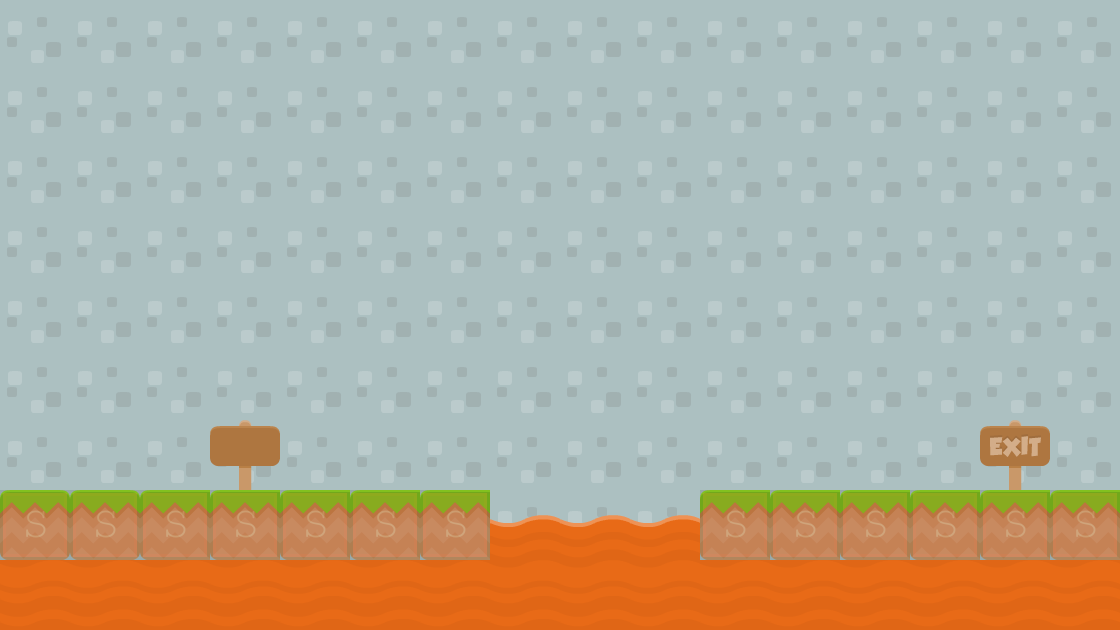

Tiled map render using the project's own tile images. Description and the map definition, with tile-layer contents summarised, below:
An orthogonal 16x9 tile map with 70x70 px tiles, 4 tile layers (Background1, foreground1, foreground2, collision), 2 tilesets.

<map version="1.0" orientation="orthogonal" width="16" height="9" tilewidth="70" tileheight="70">
 <tileset firstgid="1" name="background-tiles" tilewidth="70" tileheight="70">
  <image source="../img/background-tiles.png" width="910" height="910" />
 </tileset>
 <tileset firstgid="170" name="meta-tiles" tilewidth="70" tileheight="70">
  <image source="../img/meta-tiles.png" width="350" height="70" />
  <tile id="4">
   <properties>
    <property name="type" value="solid" />
   </properties>
  </tile>
 </tileset>
 <layer name="Background1" width="16" height="9">
  <data>[144 cells, 144 non-empty, 1 distinct tile ids]</data>
 </layer>
 <layer name="foreground1" width="16" height="9">
  <data>[144 cells, 32 non-empty, 4 distinct tile ids]</data>
 </layer>
 <layer name="foreground2" width="16" height="9">
  <data>[144 cells, 2 non-empty, 2 distinct tile ids]</data>
 </layer>
 <layer name="collision" width="16" height="9" opacity="0.12">
  <data>[144 cells, 13 non-empty, 1 distinct tile ids]</data>
 </layer>
</map>
